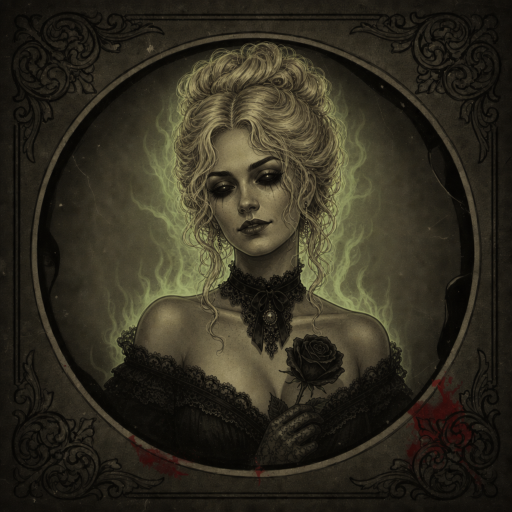
#> input picture web-sdk/apps/ways/tools/symbol_art/card_h4_young_woman.png, 1024 x 1024 px, found by its file name (shown at 1/2 size)
$ python patch_h4_young_woman.py
#> lines starting #> are read from the running program, lines starting #| are printed output that depends on the picture
"""Swap the H4 art (The Little Girl -> blonde young woman) in-place.

Patches the pixels of every frame derived from the h4 card without moving
any frame, so no JSON/atlas coordinates change:

  symbolsStatic:  h4.webp, h4_blur.webp (make_spin_smears.make_smear),
                  h4_burn.webp (make_burn_cards flame composite, same seed)
  mm_symbols:     the 'h4' spine atlas region
  paytable:       static/assets/paytable/h4.png

Run:  python tools/patch_h4_young_woman.py
"""

import json
import os
import sys

from PIL import Image

HERE = os.path.dirname(os.path.abspath(__file__))
sys.path.insert(0, HERE)

from make_spin_smears import make_smear  # noqa: E402
from make_burn_cards import (  # noqa: E402
    REF_PATH,
    compose_burn,
    extract_flame_layer,
    extract_frame,
    measure_medallion_radius,
)

STATIC_DIR = os.path.normpath(os.path.join(HERE, "..", "static", "assets", "sprites", "symbolsStatic"))
SPINE_DIR = os.path.normpath(os.path.join(HERE, "..", "static", "assets", "spines", "mm_symbols"))
PAYTABLE_DIR = os.path.normpath(os.path.join(HERE, "..", "static", "assets", "paytable"))
NEW_ART = os.path.join(HERE, "symbol_art", "card_h4_young_woman.png")

CELL = 300
# make_burn_cards used seed=i*3+1 with h4 at index 3 in BURN_SOURCES
H4_BURN_SEED = 10


def paste_frame(sheet: Image.Image, frame: dict, image: Image.Image) -> None:
    f = frame["frame"]
    assert image.size == (f["w"], f["h"]), (image.size, f)
    sheet.paste(image, (f["x"], f["y"]))


if __name__ == "__main__":
    card = Image.open(NEW_ART).convert("RGBA").resize((CELL, CELL), Image.LANCZOS)
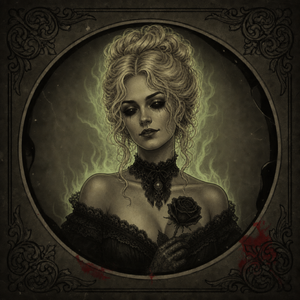
#> card: PIL image 300x300 RGBA; mean R, G, B, A 48.7, 44.5, 31.7, 255

    # --- symbolsStatic: h4 / h4_blur / h4_burn ---
#> (the run stopped early here; a loop or call above may not have finished)

$ run again, with web-sdk/apps/ways/tools/symbol_art/card_h1_lady_mirror.png copied over web-sdk/apps/ways/tools/symbol_art/card_h4_young_woman.png
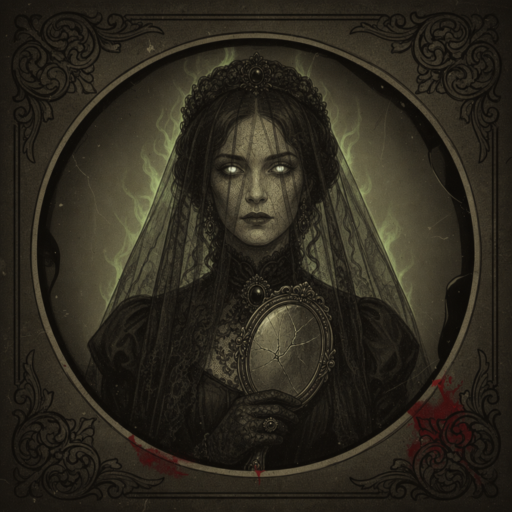
#> input picture web-sdk/apps/ways/tools/symbol_art/card_h1_lady_mirror.png, 1024 x 1024 px, found by its file name (shown at 1/2 size)
#> `card = Image.open(NEW_ART).convert("RGBA").resize((CELL, CELL), Image...`:
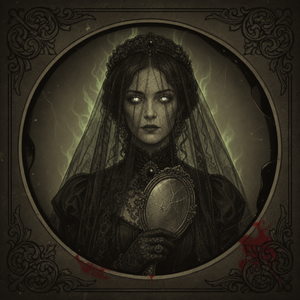
#> card: PIL image 300x300 RGBA; mean R, G, B, A 44.3, 39.8, 29.5, 255

$ run again, with web-sdk/apps/ways/tools/symbol_art/card_h2_wife.png copied over web-sdk/apps/ways/tools/symbol_art/card_h4_young_woman.png
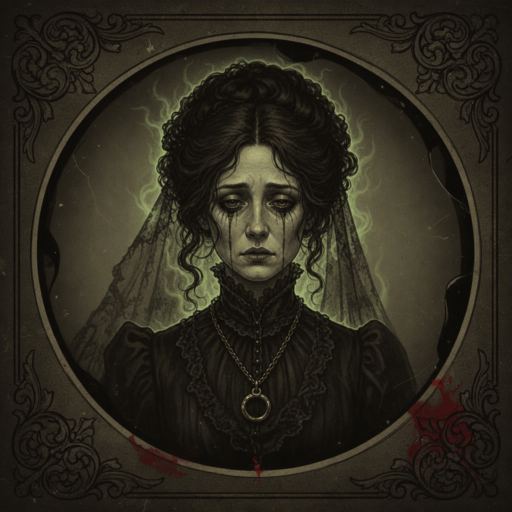
#> input picture web-sdk/apps/ways/tools/symbol_art/card_h2_wife.png, 1024 x 1024 px, found by its file name (shown at 1/2 size)
#> `card = Image.open(NEW_ART).convert("RGBA").resize((CELL, CELL), Image...`:
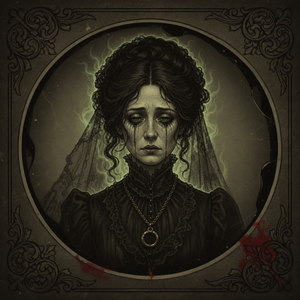
#> card: PIL image 300x300 RGBA; mean R, G, B, A 44, 39.8, 29, 255

$ run again, with web-sdk/apps/ways/tools/symbol_art/card_h3_man.png copied over web-sdk/apps/ways/tools/symbol_art/card_h4_young_woman.png
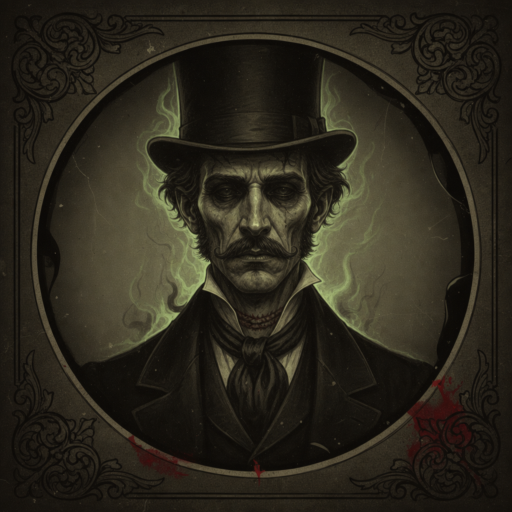
#> input picture web-sdk/apps/ways/tools/symbol_art/card_h3_man.png, 1024 x 1024 px, found by its file name (shown at 1/2 size)
#> `card = Image.open(NEW_ART).convert("RGBA").resize((CELL, CELL), Image...`:
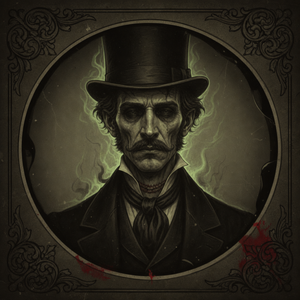
#> card: PIL image 300x300 RGBA; mean R, G, B, A 43.4, 39.2, 28.3, 255
